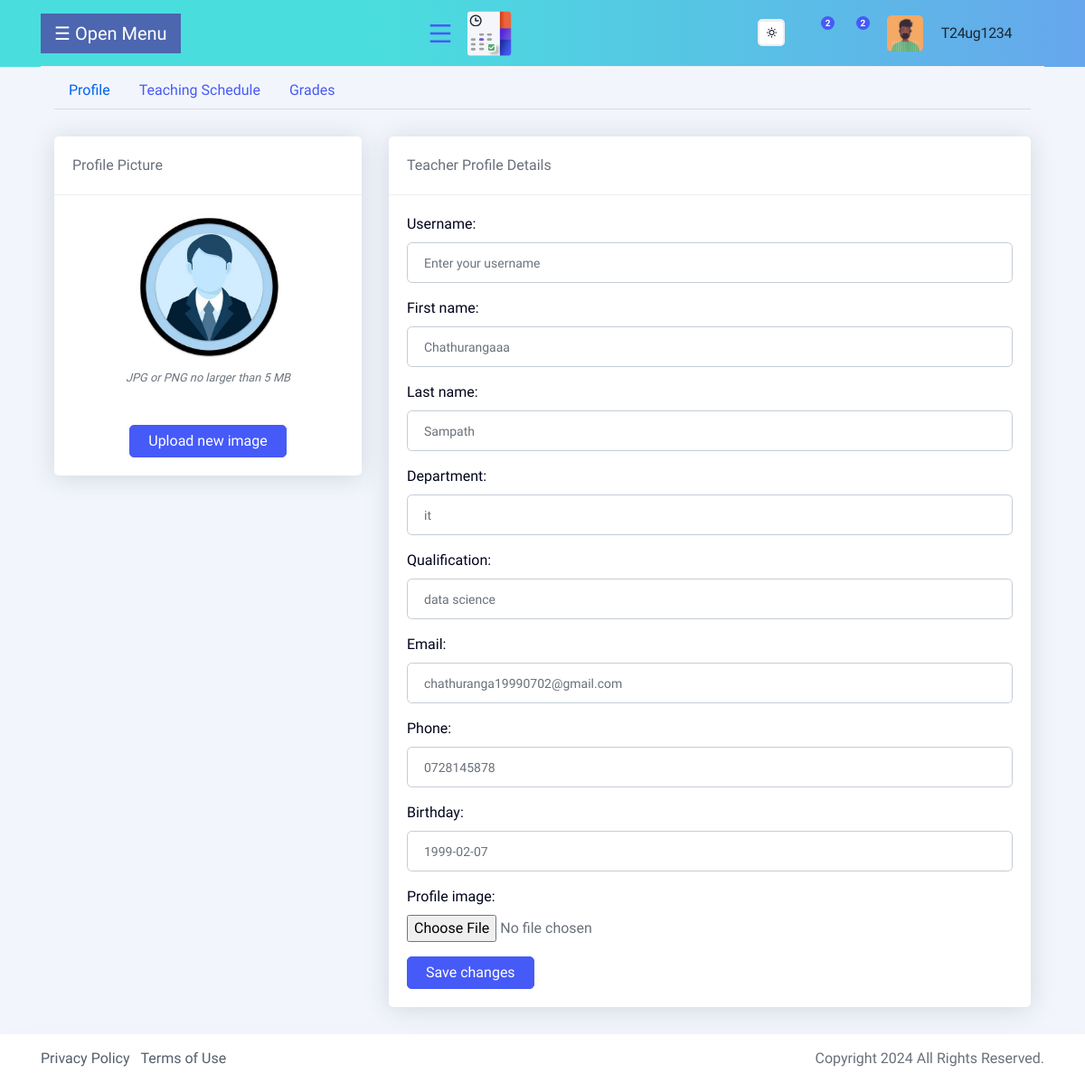
The app's page /teacher_profile/ (signed in) with its own data.
### schedule/models.py (models this page shows, shortened)
class CustomUser(AbstractUser):
    ROLE_CHOICES = [
        ('student', 'Student'),
        ('teacher', 'Teacher'),
        ('admin', 'Admin'),  # Uncomment if you want to add Admin role
    ]
    role = models.CharField(max_length=10, choices=ROLE_CHOICES, default='student')
    user_id = models.CharField(max_length=6, unique=True, blank=True)

class Teacher(models.Model):
    user = models.OneToOneField(CustomUser, on_delete=models.CASCADE)
    first_name = models.CharField(max_length=100)
    last_name = models.CharField(max_length=100)
    email = models.EmailField()
    phone = models.CharField(max_length=20)
    qualification = models.CharField(max_length=100)
    profile_image = models.ImageField(upload_to='profile_images/', null=True, blank=True)
    birthday = models.DateField(null=True, blank=True)
    department = models.CharField(max_length=100, null=True, blank=True)

### schedule/views.py (the view)
# urls.py: path('teacher_profile/', views.teacher_profile, name='teacher_profile'),   #  teacher_profile
@login_required
def teacher_profile(request):
    teacher = get_object_or_404(Teacher, user=request.user)
    if request.method == 'POST':
        form = TeacherProfileForm(request.POST, request.FILES, instance=teacher)  # Bind the form with the teacher instance
        if form.is_valid():
            form.save()  # Save the updated instance
            messages.success(request, 'Profile updated successfully!')  # Add a success message
            return redirect('teacher_profile')  # Redirect to the same page to avoid resubmission
    else:
        form = TeacherProfileForm(instance=teacher)  # Populate the form with the current data
    context = {
        'form': form,
        'teacher': teacher,
    }
    return render(request, 'techer-profile.html', context)

### templates/techer-profile.html (shortened to what this page needs)
{% include './t_header.html' %}
{% load static %}
<body>
<div class="container-xl px-4 mt-5 pt-5">
    <nav class="nav nav-borders">
        <a class="nav-link active" id="pills-home-tab" data-toggle="pill" href="#pills-home" role="tab" aria-controls="pills-home" aria-selected="true">Profile</a>
        <a class="nav-link" id="pills-profile-tab" data-toggle="pill" href="#pills-profile" role="tab" aria-controls="pills-profile" aria-selected="false">Teaching Schedule</a>
        <a class="nav-link" id="pills-contact-tab" data-toggle="pill" href="#pills-contact" role="tab" aria-controls="pills-contact" aria-selected="false">Grades</a>
    </nav>
    <div class="tab-content" id="pills-tabContent">
        <div class="tab-pane fade show active" id="pills-home" role="tabpanel" aria-labelledby="pills-home-tab">
            <hr class="mt-0 mb-4">
            <form method="post" enctype="multipart/form-data">
                <div class="row">
                    <div class="col-xl-4">
                        <div class="card mb-4 mb-xl-0">
                            <div class="card-header">Profile Picture</div>
                            <div class="card-body text-center">
                                <img class="img-account-profile rounded-circle mb-2" id="profileImage"
                                     src="{% if teacher.profile_image %}{{ teacher.profile_image.url }}{% else %}{% static 'default-profile.png' %}{% endif %}"
                                     alt="Profile Picture">
                                <div class="small font-italic text-muted mb-4">JPG or PNG no larger than 5 MB</div>
                                <div class="text-center">
                                    <button class="btn btn-primary mt-2" type="button" onclick="document.getElementById('inputGroupFile04').click();">Upload new image</button>
                                </div>
                            </div>
                        </div>
                    </div>
                    <div class="col-xl-8">
                        <div class="card mb-4">
                            <div class="card-header">Teacher Profile Details</div>
                            <div class="card-body">
                                {{ form.as_p }}
                                <button class="btn btn-primary" type="submit">Save changes</button>
                            </div>
                        </div>
                    </div>
                </div>
            </form>
        </div>
    </div>
</div>
</body>
{% include './footer.html' %}

### templates/t_header.html (shortened to what this page needs)
{% load static %}
<!doctype html>
<html lang="en">
<head>
    <link rel="stylesheet" href="{% static 'assets/vendor/remixicon/fonts/remixicon.css' %}">
    <link rel="stylesheet" href="{% static 'css/style.css' %}">
    <link rel="stylesheet" href="{% static 'css/backend-plugin.min.css' %}">
    <link rel="stylesheet" href="{% static 'css/remixicon.css' %}">
    <link rel="stylesheet" href="{% static 'css/remixicon.css' %}">
    <link rel="stylesheet" href="{% static 'css/all.min.css' %}">
    <link rel="stylesheet" href="{% static 'css/line-awesome.min.css' %}">
    <link rel="stylesheet" href="{% static 'css/big.css' %}">
    <link rel="stylesheet" href="{% static 'css/style.css' %}">
    <link rel="stylesheet" href="https://cdnjs.cloudflare.com/ajax/libs/font-awesome/5.15.4/css/all.min.css">
    <link rel= "stylesheet" href= "https://maxst.icons8.com/vue-static/landings/line-awesome/line-awesome/1.3.0/css/line-awesome.min.css" >
</head>
<body class="fixed-top-navbar top-nav">
    <div class="wrapper">
      <div class="iq-top-navbar"  style="background: rgb(74,221,222);
background: linear-gradient(90deg, rgba(74,221,222,1) 35%, rgba(102,167,236,1) 100%);">
          <div class="container-fluid">
              <div class="iq-navbar-custom">
                  <div class="d-flex align-items-center justify-content-between">
                    <button class="openbtn" onclick="openNav()">☰ Open Menu</button>
                      <div class="iq-navbar-logo d-flex align-items-center justify-content-between">
                          <i class="ri-menu-line wrapper-menu"></i>
                          <a href="index.html" class="header-logo">
                            <img src="{%static 'logo.png' %}" alt="Xeduler">
                          </a>
                      </div>
                      <nav class="navbar navbar-expand-lg navbar-light p-0">
                          <div class="change-mode">
                              <div class="custom-control custom-switch custom-switch-icon custom-control-indivne">
                                  <div class="custom-switch-inner">
                                      <label class="custom-control-label" for="dark-mode" data-mode="toggle">
                                          <span class="switch-icon-right"><i class="a-right ri-sun-line"></i></span>
                                      </label>
                                  </div>
                              </div>
                          </div>
                          <div class="collapse navbar-collapse" id="navbarSupportedContent">
                              <ul class="navbar-nav ml-auto navbar-list align-items-center">
                                  <li class="nav-item nav-icon dropdown ml-3">
                                      <a href="#" class="search-toggle dropdown-toggle" id="dropdownMenuButton2" data-toggle="dropdown"
                                          aria-haspopup="true" aria-expanded="false">
                                          <i class="las la-envelope"></i>
                                          <span class="badge badge-primary count-mail rounded-circle">2</span>
                                      </a>
                                </li>
                                <li class="nav-item nav-icon dropdown">
                                    <a href="#" class="search-toggle dropdown-toggle" id="dropdownMenuButton" data-toggle="dropdown"
                                        aria-haspopup="true" aria-expanded="false">
                                        <i class="las la-bell"></i>
                                        <span class="badge badge-primary count-mail rounded-circle">2</span>
                                    </a>
                                </li>
                                  <li class="caption-content">
                                      <a href="#" class="search-toggle dropdown-toggle d-flex align-items-center" id="dropdownMenuButton3" data-toggle="dropdown"
                                          aria-haspopup="true" aria-expanded="false">
                                          <img src=" {% static 'assets/images/user/01.jpg' %}" class="avatar-40 img-fluid rounded" alt="user">
                                          <div class="caption ml-3">
                                              <h6 class="mb-0 line-height">{{ user.username }} <i class="las la-angle-down ml-3"></i></h6>
                                          </div>
                                      </a>
                                  </li>
                              </ul>
                          </div>
                      </nav>
                  </div>
              </div>
          </div>
      </div>
    </div>

### static/css/big.css (style rules this page uses)
.openbtn { font-size: 20px; cursor: pointer; background-color: #4c66af; color: white; border: none; padding: 10px 15px; }

### templates/techer-profile.html (style rules this page uses)
body { margin-top: 20px; background-color: #f2f6fc; color: #69707a; }
.img-account-profile { height: 10rem; }
.rounded-circle { border-radius: 50% !important; }
.card { box-shadow: 0 0.15rem 1.75rem 0 rgb(33 40 50 / 15%); }
.card .card-header { font-weight: 500; }
.card-header:first-child { border-radius: 0.35rem 0.35rem 0 0; }
.form-control { display: block; width: 100%; padding: 0.875rem 1.125rem; font-size: 0.875rem; font-weight: 400; line-height: 1; color: #69707a; background-color: #fff; background-clip: padding-box; border: 1px solid #c5ccd6; border-radius: 0.35rem; transition: border-color 0.15s ease-in-out, box-shadow 0.15s ease-in-out; }
.nav-borders .nav-link.active { color: #0061f2; border-bottom-color: #0061f2; }

### records on screen
CustomUser: username "T24ug1234"
Teacher: profile_image (picture), first_name "Chathurangaaa", last_name "Sampath", department "it", qualification "data science", email "chathuranga19990702@gmail.com", phone "0728145878", birthday "1999-02-07"
